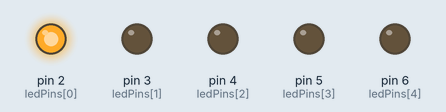
This sketch was run on a simulated Arduino Uno, built with avr-gcc and run on an emulated ATmega328P. Parts: output pins drawn as LEDs (lit = HIGH).

Above: at 0.5 s.
At 3.5 s:
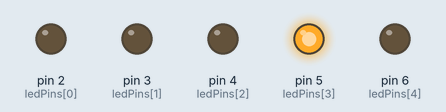
At 5.0 s:
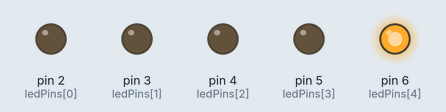
At 8.5 s:
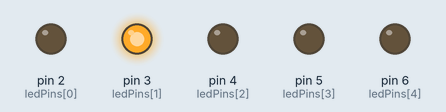
At 12.5 s:
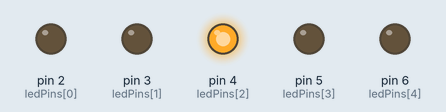
Timing chart, 0 to 13.0 s (numbered marks = the images above):
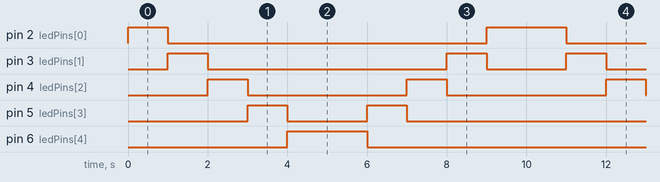

The sketch:

Lab_01.ino
```cpp
// Define the pins for the 5 LEDs
const int ledPins[] = {2, 3, 4, 5, 6};
const int numLeds = 5;

void setup() {
  // Set up LED pins as outputs
  for (int i = 0; i < numLeds; i++) {
    pinMode(ledPins[i], OUTPUT);
  }
}

void loop() {
  // Run the lights from left to right
  for (int i = 0; i < numLeds; i++) {
    digitalWrite(ledPins[i], HIGH);
    delay(1000);  // Adjust the delay for the speed of the running lights
    digitalWrite(ledPins[i], LOW);
  }

  // Run the lights from right to left
  for (int i = numLeds - 1; i >= 0; i--) {
    digitalWrite(ledPins[i], HIGH);
    delay(1000);  // Adjust the delay for the speed of the running lights
    digitalWrite(ledPins[i], LOW);
  }
}
```

Measured:
- by itself, pin 2 (ledPins[0]): repeats every 10.0 s: LOW 8.0 s, HIGH 2.0 s
- by itself, pin 3 (ledPins[1]): repeats every 10.0 s: LOW 6.0 s, HIGH 1.0 s, LOW 2.0 s, HIGH 1.0 s
- by itself, pin 4 (ledPins[2]): alternates HIGH for 1.0 s and LOW for 4.0 s
- by itself, pin 5 (ledPins[3]): repeats every 10.0 s: LOW 2.0 s, HIGH 1.0 s, LOW 6.0 s, HIGH 1.0 s
- by itself, pin 6 (ledPins[4]): alternates HIGH for 2.0 s and LOW for 8.0 s
